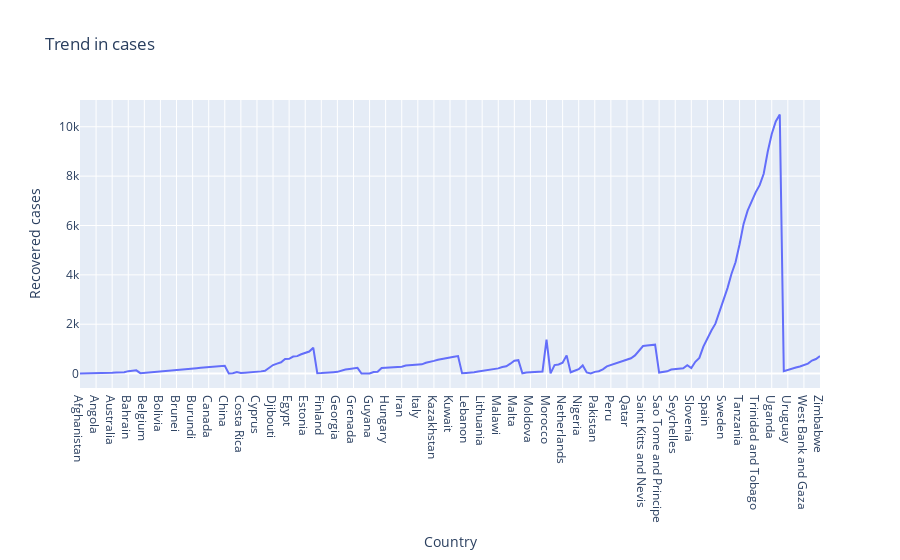

The notebook cell saved with this chart:
### Code cell
# Importing the required modules to plot the graph

import plotly.graph_objects as go
import numpy as np

# Setting X and Y axes

x = bivariate_analysis['Country/Region'].unique()
y = bivariate_analysis['Recovered'].unique()

# Plotting the graph

fig = go.Figure(data=go.Scatter(x=x,y=y))
fig.update_layout(title='Trend in cases',
                   xaxis_title='Country',
                   yaxis_title='Recovered cases')
fig.show()

### Figure 1 — Plotly figure (JSON) as saved in the notebook; plotly's stock layout.template omitted (floating-point values rounded to 4 significant figures; data arrays with more than 128 entries replaced by an {"elided": "..."} marker saying what was removed)
{"data": [{"type": "scatter", "x": {"elided": "185 str values"}, "y": {"elided": "1334 str values"}}], "layout": {"title": {"text": "Trend in cases"}, "xaxis": {"title": {"text": "Country"}}, "yaxis": {"title": {"text": "Recovered cases"}}}}
